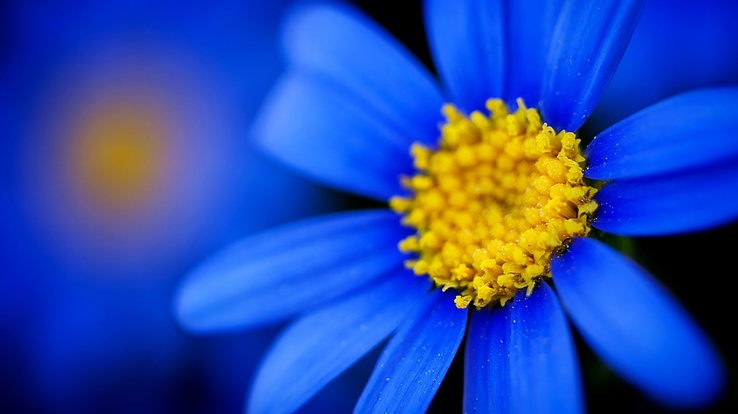
#> input picture Image Inverting/cicek.jpg, 738 x 414 px
$ python image_inverting.py
#> lines starting #> are read from the running program, lines starting #| are printed output that depends on the picture
import cv2

foto = cv2.imread("cicek.jpg",0)
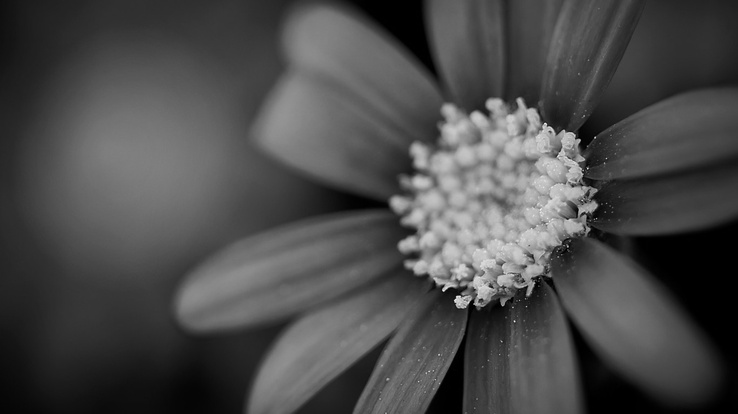
#> foto: shape (414, 738); min 0, max 244, mean 74.6
foto_max=0

for i in range(foto.shape[0]):  #fotoğraftaki en büyük değeri bulma
    for j in range(foto.shape[1]):
        if(foto[i,j]>foto_max):
            foto_max=foto[i,j]
#> after the loop, foto_max = 244
print(foto_max)
#| 244

cv2.imshow("normal",foto)        #fotoğrafı tersleme
cv2.waitKey()
for i in range(foto.shape[0]):
    for j in range(foto.shape[1]):
        foto[i,j] = foto_max-foto[i,j]
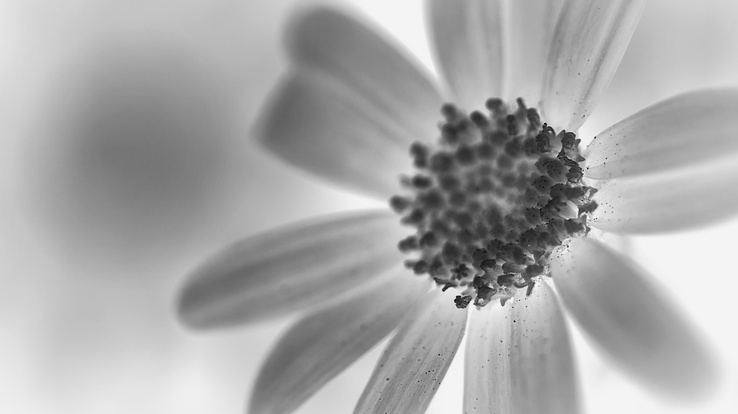
#> foto: shape (414, 738); min 0, max 244, mean 169.4


cv2.imshow("terslenmis",foto)
cv2.waitKey()
